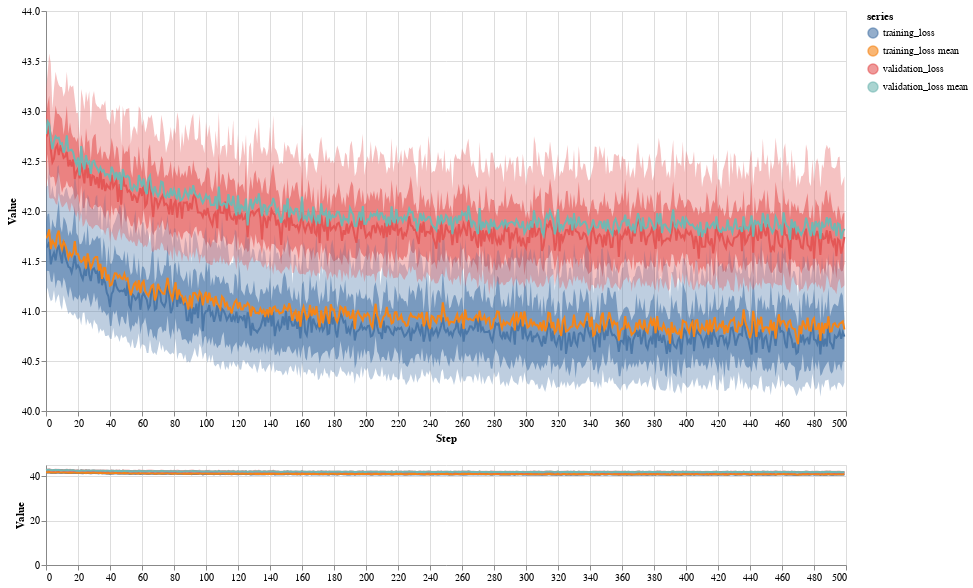

The code cell stored with this chart in its notebook:
### Code cell
import inspectus
import inspectus.data_logger
import numpy as np

def random_loss():
    return np.array([[1/x**2 + var/5 for var in np.random.rand(100)] for x in np.linspace(1, 5, num=500)])

train_loss = random_loss()
valid_loss = random_loss()+1

inspectus.distribution([train_loss, valid_loss],names=['training_loss', 'validation_loss'],include_mean=True, width=800, height=400, height_minimap=100, levels=3)

### Figure 1 — Vega-Lite specification as saved in the notebook (floating-point values rounded to 4 significant figures; data arrays with more than 128 entries replaced by an {"elided": "..."} marker saying what was removed)
{"config": {"view": {"continuousWidth": 300, "continuousHeight": 300}}, "vconcat": [{"layer": [{"mark": {"type": "area", "opacity": 0.6}, "encoding": {"color": {"field": "series", "scale": {"scheme": "tableau10"}, "type": "nominal"}, "opacity": {"condition": {"param": "param_22", "value": 0.6}, "value": 0.001}, "x": {"field": "step", "scale": {"domain": {"param": "param_21", "encoding": "x"}}, "type": "quantitative"}, "y": {"field": "v4", "scale": {"domain": {"param": "param_21", "encoding": "y"}}, "type": "quantitative"}, "y2": {"field": "v6"}}, "name": "view_22"}, {"mark": {"type": "area", "opacity": 0.36}, "encoding": {"color": {"field": "series", "scale": {"scheme": "tableau10"}, "type": "nominal"}, "opacity": {"condition": {"param": "param_22", "value": 0.36}, "value": 0.001}, "x": {"field": "step", "scale": {"domain": {"param": "param_21", "encoding": "x"}}, "type": "quantitative"}, "y": {"field": "v3", "scale": {"domain": {"param": "param_21", "encoding": "y"}}, "type": "quantitative"}, "y2": {"field": "v7"}}}, {"mark": {"type": "line"}, "encoding": {"color": {"field": "series", "scale": {"scheme": "tableau10"}, "type": "nominal"}, "opacity": {"condition": {"param": "param_22", "value": 1}, "value": 0.001}, "x": {"field": "step", "scale": {"domain": {"param": "param_21", "encoding": "x"}}, "title": "Step", "type": "quantitative"}, "y": {"field": "v5", "scale": {"domain": {"param": "param_21", "encoding": "y"}}, "title": "Value", "type": "quantitative"}}}], "data": {"values": {"elided": "2000 records"}}, "height": 400, "width": 800}, {"layer": [{"mark": {"type": "area", "opacity": 0.6}, "encoding": {"color": {"field": "series", "scale": {"scheme": "tableau10"}, "type": "nominal"}, "x": {"field": "step", "type": "quantitative"}, "y": {"field": "v4", "type": "quantitative"}, "y2": {"field": "v6"}}}, {"mark": {"type": "area", "opacity": 0.36}, "encoding": {"color": {"field": "series", "scale": {"scheme": "tableau10"}, "type": "nominal"}, "x": {"field": "step", "type": "quantitative"}, "y": {"field": "v3", "type": "quantitative"}, "y2": {"field": "v7"}}}, {"mark": {"type": "line"}, "encoding": {"color": {"field": "series", "scale": {"scheme": "tableau10"}, "type": "nominal"}, "x": {"field": "step", "title": "", "type": "quantitative"}, "y": {"field": "v5", "title": "Value", "type": "quantitative"}}, "name": "view_21"}], "data": {"values": {"elided": "2000 records"}}, "height": 100, "width": 800}], "params": [{"name": "param_22", "select": {"type": "point", "fields": ["series"]}, "bind": "legend", "views": ["view_22"]}, {"name": "param_21", "select": {"type": "interval", "encodings": ["x", "y"]}, "views": ["view_21"]}], "$schema": "https://vega.github.io/schema/vega-lite/v5.17.0.json"}
